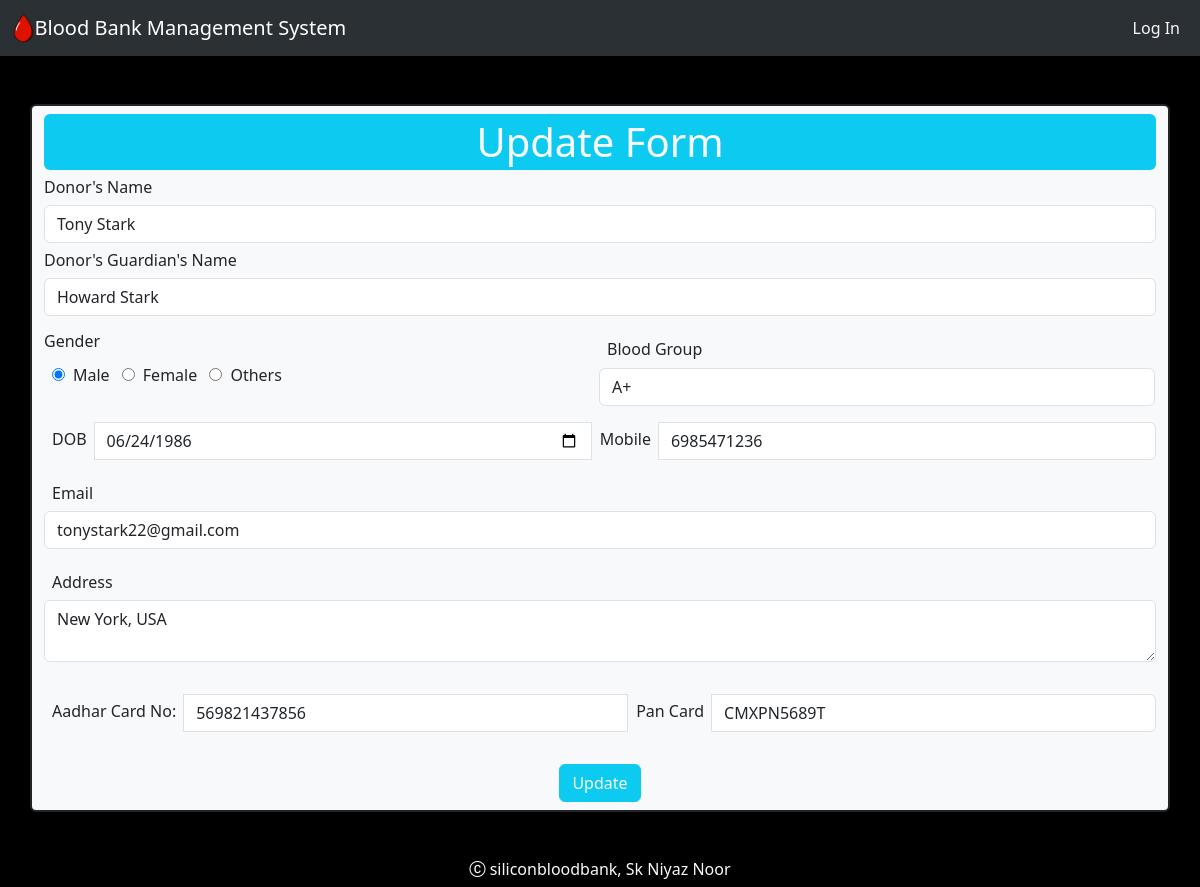
The page /DonorUpdate.php?id=18 on the database its author committed.
### tables this page shows
CREATE TABLE `bloodbankinformation` (
  `did` int(11) NOT NULL,
  `dname` varchar(255) NOT NULL,
  `dgname` varchar(255) NOT NULL,
  `gender` varchar(20) NOT NULL,
  `bloodgrp` varchar(20) NOT NULL,
  `dob` date NOT NULL,
  `mobile` bigint(20) NOT NULL,
  `email` varchar(50) NOT NULL,
  `address` varchar(255) NOT NULL,
  `aadhar` bigint(20) NOT NULL,
  `pan` varchar(20) NOT NULL
);

### DonorUpdate.php (the view, shortened to what this page needs)
<!DOCTYPE html>
<html lang="en">
  <head>
    <link
      href="https://cdn.jsdelivr.net/npm/bootstrap@5.3.2/dist/css/bootstrap.min.css"
      rel="stylesheet"
    />
    <link href="bootstrap.min.css" rel="stylesheet" />
    <link
      rel="stylesheet"
      href="https://cdn.jsdelivr.net/npm/bootstrap-icons@1.11.1/font/bootstrap-icons.css"
    />
  </head>
  <body>
    <?php
    include_once "Navbar.php";
    ?>
    <?php
        require_once "DataBaseConnect.php";
        $did=$_GET['id'];
        $qry = "SELECT * FROM bloodbankinformation WHERE did=$did";
        $res=$conn->query($qry);
        $bdt=$res->fetch_assoc();
    ?>
    <form
      class="container border border-2 border-dark mt-5 rounded-2 bg-body-tertiary"
      action="DonorUpdateData.php?id=<?php echo $bdt['did']; ?>"
      method="post"
    >
      <div class="bg-info rounded-2">
        <h1 class="text-center mt-2 text-light p-1">Update Form</h1>
      </div>
      <div>
        <h6>Donor's Name</h6>
        <input
          type="text"
          name="dname"
          placeholder="Enter Your Name"
          class="form-control"
          value="<?php echo $bdt['dname'] ?>"
        />
        <h6 class="mt-2">Donor's Guardian's Name</h6>
        <input
          type="text"
          name="dgname"
          placeholder="Enter Your Guardian's Name"
          class="form-control"
          value="<?php echo $bdt['dgname'] ?>"
        />
      </div>
      <div class="input-group pb-3 pt-3">
        <div class="w-50">
          <h6>Gender</h6>
          <input class="m-2" type="radio" name="gender" value="Male" <?php $bdt['gender']=="Male"? print "checked":"" ;?>/>Male
          <input class="m-2" type="radio" name="gender" value="Female" <?php $bdt['gender'] == "Female" ? print "checked" : "" ?>/>Female
          <input class="m-2" type="radio" name="gender" value="Others" <?php $bdt['gender'] == "Others" ? print "checked" : "" ?>/>Others
        </div>
        <div class="w-50">
        <h6 class="m-2">Blood Group</h6>
          <select class="form-control" name="bloodgrp">
            <option value="A+" <?php $bdt['bloodgrp'] === "A+"? print "selected" : ""; ?>>A+</option>
          </select>
        </div>
      </div>
      <div class="input-group pb-3">
        <h6 class="m-2">DOB</h6>
        <input class="form-control" type="date" name="dob" value="<?php echo $bdt['dob'] ?>"/>
        <h6 class="m-2">Mobile</h6>
        <input class="form-control" type="number" name="mobile" value="<?php echo $bdt['mobile'] ?>"/>
      </div>
      <div class="pb-3">
        <h6 class="m-2">Email</h6>
        <input
          name="email"
          class="form-control"
          type="email"
          placeholder="Enter Your Email"
          value="<?php echo $bdt['email'] ?>"
        />
      </div>
      <div class="pb-3">
        <h6 class="m-2">Address</h6>
        <textarea name="address" class="form-control" ><?php echo $bdt['address'] ?></textarea>
      </div>
      <div class="input-group pb-3 pt-3">
      <h6 class="m-2">Aadhar Card No:</h6>
        <input class="form-control" type="number" name="aadhar" value="<?php echo $bdt['aadhar'] ?>"/>
        <h6 class="m-2">Pan Card</h6>
        <input class="form-control" type="text" name="pancard" value="<?php echo $bdt['pan'] ?>"/>
      </div>
      <div class="container text-center mt-3 mb-2">
        <input type="submit" name="updatedetails" class="btn btn-info text-light" value="Update" />
      </div>
    </form>
    <?php
    include_once "Footer.php";
    ?>
  </body>
</html>

### rows shown on the page
bloodbankinformation: dname "Tony Stark", dgname "Howard Stark", dob "06/24/1986", mobile "6985471236", email "tonystark22@gmail.com", address "New York, USA", aadhar "569821437856", pancard "CMXPN5689T"
